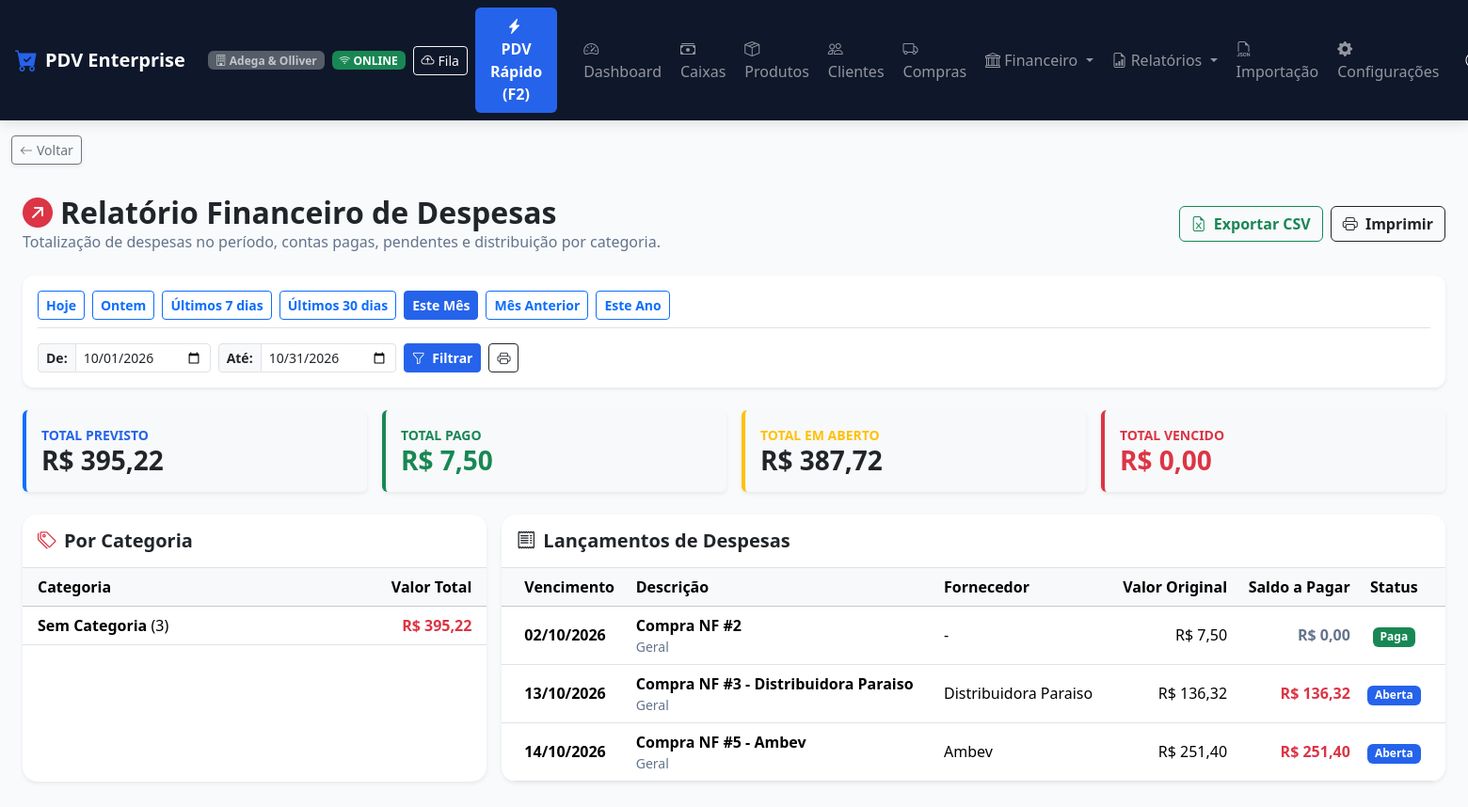
Before: /relatorios/despesas/ (signed in) with the older database file.
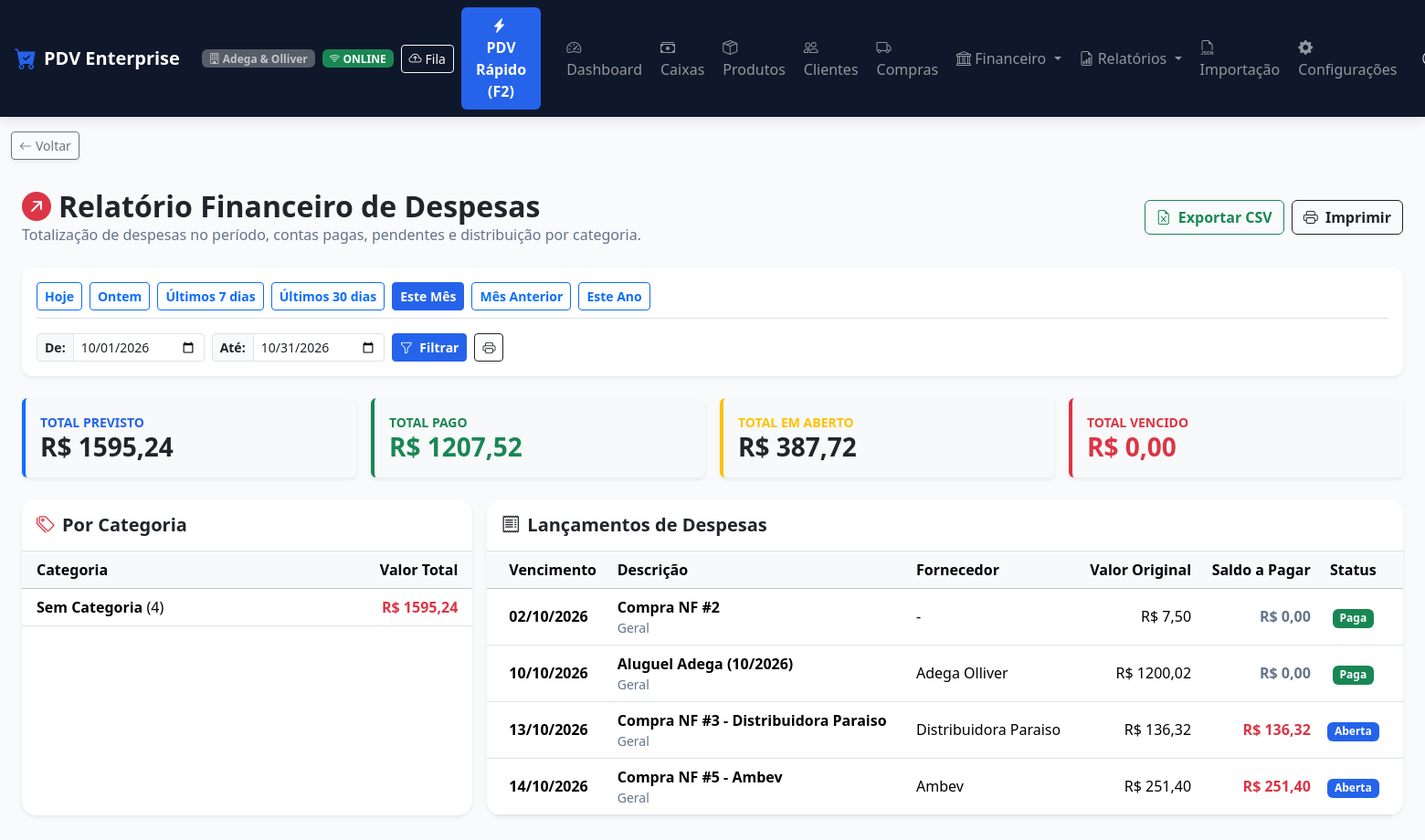
After: the same page with the newer database file.
### apps/financeiro/models.py (models this page shows, shortened)
class ContaPagar(TenantModelMixin):
    STATUS_CHOICES = [
        ('ABERTA', 'Aberta'),
        ('PARCIAL', 'Parcial'),
        ('PAGA', 'Paga'),
        ('CANCELADA', 'Cancelada'),
        ('PENDENTE', 'Pendente'), # Compatibilidade
        ('PAGO', 'Pago'),         # Compatibilidade
    ]
    compra = models.ForeignKey(Compra, on_delete=models.SET_NULL, null=True, blank=True, related_name='contas_pagar')
    fornecedor = models.ForeignKey(Fornecedor, on_delete=models.SET_NULL, null=True, blank=True, related_name='contas_pagar')
    categoria = models.ForeignKey(CategoriaDespesa, on_delete=models.SET_NULL, null=True, blank=True, related_name='contas_pagar')
    despesa_recorrente = models.ForeignKey(DespesaRecorrente, on_delete=models.SET_NULL, null=True, blank=True, related_name='ocorrencias')
    recorrente_competencia = models.CharField('Competência (ex: 2026-09)', max_length=15, blank=True)
    descricao = models.CharField('Descrição / Histórico', max_length=255)
    valor = models.DecimalField('Valor Original (R$)', max_digits=12, decimal_places=2)
    valor_original = models.DecimalField('Valor Original Histórico (R$)', max_digits=12, decimal_places=2, default=0.00)
    valor_pago = models.DecimalField('Valor Pago (R$)', max_digits=12, decimal_places=2, default=0.00)
    data_competencia = models.DateField('Data da Despesa / Competência', default=timezone.now)
    data_vencimento = models.DateField('Data de Vencimento')
    data_pagamento = models.DateField('Data do Pagamento', null=True, blank=True)
    forma_pagamento = models.CharField('Forma de Pagamento Principal', max_length=20, blank=True)
    usuario = models.ForeignKey(settings.AUTH_USER_MODEL, on_delete=models.SET_NULL, null=True, blank=True, related_name='despesas_registradas')
    sessao_caixa = models.ForeignKey(SessaoCaixa, on_delete=models.SET_NULL, null=True, blank=True, related_name='despesas_pagas')
    status = models.CharField('Status', max_length=15, choices=STATUS_CHOICES, default='ABERTA')
    observacoes = models.TextField('Observações', blank=True)
    class Meta:
        verbose_name = 'Conta a Pagar / Despesa'
        verbose_name_plural = 'Contas a Pagar / Despesas'
        ordering = ['data_vencimento', '-id']
    @property
    def saldo(self) -> Decimal:
        orig = Decimal(str(self.valor_original or self.valor))
        pago = Decimal(str(self.valor_pago or '0.00'))
        return max(Decimal('0.00'), orig - pago)
    @property
    def is_vencida(self) -> bool:
        if self.status in ['PAGA', 'PAGO', 'CANCELADA']:
            return False
        return self.data_vencimento < timezone.now().date() and self.saldo > Decimal('0.00')

### apps/clientes/models.py (models this page shows, shortened)
class Fornecedor(TenantModelMixin):
    CONDICAO_PAGAMENTO_CHOICES = [
        ('A_VISTA', 'À vista (0 dias)'),
        ('1_DIA', 'Boleto 1 dia'),
        ('2_DIAS', 'Boleto 2 dias'),
        ('3_DIAS', 'Boleto 3 dias'),
        ('4_DIAS', 'Boleto 4 dias'),
        ('7_DIAS', 'Boleto 7 dias'),
        ('14_DIAS', 'Boleto 14 dias'),
        ('21_DIAS', 'Boleto 21 dias'),
        ('28_DIAS', 'Boleto 28 dias'),
        ('30_DIAS', 'Boleto 30 dias'),
        ('PERSONALIZADO', 'Personalizado (dias informados)'),
    ]
    razao_social = models.CharField('Razão Social', max_length=200)
    nome_fantasia = models.CharField('Nome Fantasia', max_length=200, blank=True)
    cnpj = models.CharField('CNPJ', max_length=20, blank=True)
    telefone = models.CharField('Telefone', max_length=20, blank=True)
    email = models.EmailField('E-mail', blank=True)
    endereco = models.CharField('Endereço', max_length=255, blank=True)
    contato_nome = models.CharField('Nome do Contato', max_length=100, blank=True)
    condicao_pagamento_padrao = models.CharField('Condição de Pagamento Padrão', max_length=30, choices=CONDICAO_PAGAMENTO_CHOICES, default='30_DIAS')
    prazo_pagamento_dias = models.PositiveIntegerField('Prazo Padrão (dias)', default=30)
    observacoes = models.TextField('Observações', blank=True)
    ativo = models.BooleanField('Ativo', default=True)
    class Meta:
        verbose_name = 'Fornecedor'
        verbose_name_plural = 'Fornecedores'
        ordering = ['nome_fantasia', 'razao_social']

### apps/relatorios/views.py (the view)
# urls.py: path('despesas/', relatorio_despesas_view, name='relatorio_despesas'),
@login_required
def relatorio_despesas_view(request):
    empresa = request.tenant or request.user.empresa
    p_info = ReportService.parse_periodo(
        request.GET.get('periodo', 'mes_atual'),
        request.GET.get('data_inicio', ''),
        request.GET.get('data_fim', '')
    )
    despesas_data = ReportService.get_despesas_report(empresa, p_info['start_datetime'], p_info['end_datetime'])
    return render(request, 'relatorios/relatorio_despesas.html', {
        'p_info': p_info,
        'despesas_data': despesas_data,
    })

### apps/core/models.py (called while the page is built)
def get_current_tenant():
    return getattr(_thread_locals, 'tenant', None)

def set_current_tenant(tenant):
    _thread_locals.tenant = tenant

def clear_current_tenant():
    if hasattr(_thread_locals, 'tenant'):
        del _thread_locals.tenant

    def get_queryset(self):
        qs = TenantQuerySet(self.model, using=self._db)
        tenant = get_current_tenant()
        if tenant:
            return qs.filter(empresa=tenant)
        return qs

### apps/core/operational_day.py (called while the page is built)
def get_operational_date(dt=None) -> date:
    if dt is None:
        now = timezone.now()
        dt = timezone.localtime(now) if timezone.is_aware(now) else now
    elif isinstance(dt, datetime):
        if timezone.is_aware(dt):
            dt = timezone.localtime(dt)
        return dt.date()
    elif isinstance(dt, date):
        return dt
    return dt.date() if hasattr(dt, 'date') else dt

def get_operational_today() -> date:
    return get_operational_date()

### apps/usuarios/models.py (called while the page is built)
    @property
    def is_admin(self):
        return self.cargo == 'ADMIN' or self.is_superuser

    @property
    def is_administrador(self):
        return self.is_admin

### templates/relatorios/relatorio_despesas.html (shortened to what the changed rows need)
{% extends 'base.html' %}
{% block content %}
<div class="container-fluid py-3">
    <div class="d-flex justify-content-between align-items-center mb-4 flex-wrap gap-2">
        <div>
            <h2 class="fw-bold text-dark mb-0"><i class="bi bi-arrow-up-right-circle-fill text-danger me-2"></i>Relatório Financeiro de Despesas</h2>
        </div>
    </div>
    <div class="row g-3 mb-4">
        <div class="col-6 col-md-3">
            <div class="card p-3 border-0 shadow-sm border-start border-primary border-4 bg-light">
                <span class="text-primary small text-uppercase fw-bold">Total Previsto</span>
                <h3 class="fw-bold text-dark mb-0">R$ {{ despesas_data.total_despesas|floatformat:2 }}</h3>
            </div>
        </div>
        <div class="col-6 col-md-3">
            <div class="card p-3 border-0 shadow-sm border-start border-success border-4 bg-light">
                <span class="text-success small text-uppercase fw-bold">Total Pago</span>
                <h3 class="fw-bold text-success mb-0">R$ {{ despesas_data.total_pagas|floatformat:2 }}</h3>
            </div>
        </div>
    </div>
    <div class="row g-3">
        <div class="col-12 col-lg-4">
            <div class="card card-custom p-0 border-0 shadow-sm rounded-4 overflow-hidden h-100">
                <div class="table-responsive">
                    <table class="table table-hover align-middle mb-0">
                        <thead class="table-light">
                            <tr>
                                <th class="ps-3">Categoria</th>
                                <th class="text-end pe-3">Valor Total</th>
                            </tr>
                        </thead>
                        <tbody>
                            {% for c in despesas_data.despesas_por_categoria %}
                            <tr>
                                <td class="ps-3"><strong>{{ c.nome }}</strong> ({{ c.qtd }})</td>
                                <td class="text-end pe-3 fw-bold text-danger">R$ {{ c.valor|floatformat:2 }}</td>
                            </tr>
                            {% empty %}
                            <tr>
                                <td colspan="2" class="text-center text-muted py-4">Nenhuma despesa.</td>
                            </tr>
                            {% endfor %}
                        </tbody>
                    </table>
                </div>
            </div>
        </div>
        <div class="col-12 col-lg-8">
            <div class="card card-custom p-0 border-0 shadow-sm rounded-4 overflow-hidden h-100">
                <div class="table-responsive">
                    <table class="table table-hover align-middle mb-0">
                        <thead class="table-light">
                            <tr>
                                <th class="ps-4">Vencimento</th>
                                <th>Descrição</th>
                                <th>Fornecedor</th>
                                <th class="text-end">Valor Original</th>
                                <th class="text-end">Saldo a Pagar</th>
                                <th class="text-center pe-4">Status</th>
                            </tr>
                        </thead>
                        <tbody>
                            {% for d in despesas_data.despesas %}
                            <tr>
                                <td class="ps-4"><strong class="{% if d.is_vencida %}text-danger{% endif %}">{{ d.data_vencimento|date:"d/m/Y" }}</strong></td>
                                <td>
                                    <strong>{{ d.descricao }}</strong>
                                    <small class="d-block text-muted">{{ d.categoria.nome|default:"Geral" }}</small>
                                </td>
                                <td>{{ d.fornecedor.nome_fantasia|default:"-" }}</td>
                                <td class="text-end">R$ {{ d.valor|floatformat:2 }}</td>
                                <td class="text-end fw-bold {% if d.saldo > 0 %}text-danger{% else %}text-muted{% endif %}">R$ {{ d.saldo|floatformat:2 }}</td>
                                <td class="text-center pe-4">
                                    {% if d.status == 'PAGA' or d.status == 'PAGO' or d.saldo == 0 %}
                                        <span class="badge bg-success">Paga</span>
                                    {% elif d.is_vencida %}
                                        <span class="badge bg-danger">Vencida</span>
                                    {% elif d.valor_pago > 0 %}
                                        <span class="badge bg-warning text-dark">Parcial</span>
                                    {% else %}
                                        <span class="badge bg-primary">Aberta</span>
                                    {% endif %}
                                </td>
                            </tr>
                            {% empty %}
                            <tr>
                                <td colspan="6" class="text-center text-muted py-5">Nenhuma despesa registrada no período.</td>
                            </tr>
                            {% endfor %}
                        </tbody>
                    </table>
                </div>
            </div>
        </div>
    </div>
</div>
{% endblock %}

Changed rows visible on the page:
added ContaPagar: data_vencimento "10/10/2026", descricao "Aluguel Adega (10/2026)", categoria.nome "Geral", fornecedor.nome_fantasia "Adega Olliver", valor "1200,02", saldo "0,00", status "Paga"
Other visible differences:
{{ despesas_data.total_despesas|floatformat:2 }}: "395,22" → "1595,24"
{{ despesas_data.total_pagas|floatformat:2 }}: "7,50" → "1207,52"
new list line: "Sem Categoria ( 4 ) R$ 1595,24"
list line gone: "Sem Categoria ( 3 ) R$ 395,22"
